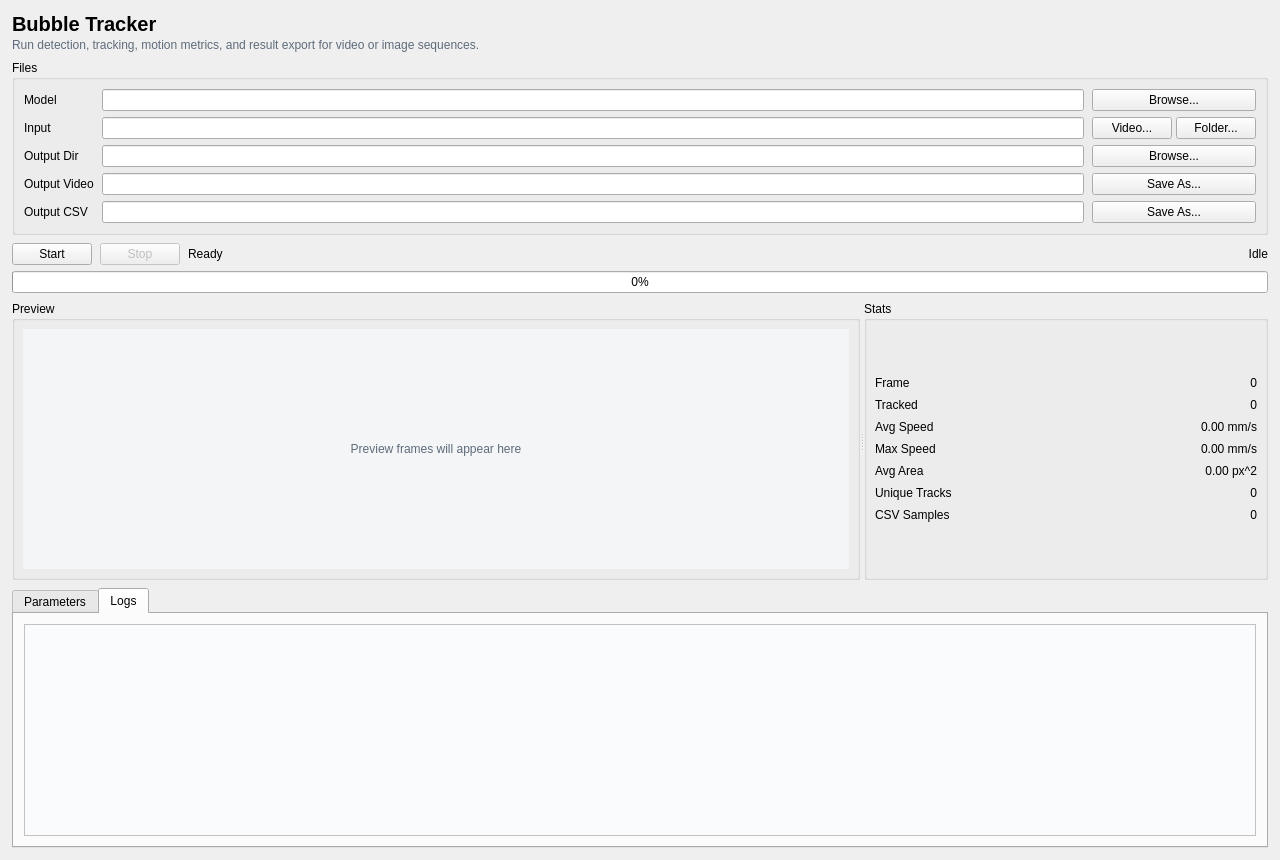
<?xml version="1.0" encoding="UTF-8"?>
<ui version="4.0">
 <class>MainWindow</class>
 <widget class="QMainWindow" name="MainWindow">
  <property name="geometry">
   <rect>
    <x>0</x>
    <y>0</y>
    <width>1280</width>
    <height>860</height>
   </rect>
  </property>
  <property name="minimumSize">
   <size>
    <width>1120</width>
    <height>760</height>
   </size>
  </property>
  <property name="windowTitle">
   <string>Bubble Tracker UI</string>
  </property>
  <widget class="QWidget" name="centralwidget">
   <layout class="QVBoxLayout" name="verticalLayout">
    <property name="spacing">
     <number>8</number>
    </property>
    <property name="leftMargin">
     <number>12</number>
    </property>
    <property name="topMargin">
     <number>12</number>
    </property>
    <property name="rightMargin">
     <number>12</number>
    </property>
    <property name="bottomMargin">
     <number>12</number>
    </property>
    <item>
     <layout class="QVBoxLayout" name="headerLayout">
      <property name="spacing">
       <number>2</number>
      </property>
      <item>
       <widget class="QLabel" name="headerTitle">
        <property name="styleSheet">
         <string notr="true">font-size: 15pt; font-weight: bold;</string>
        </property>
        <property name="text">
         <string>Bubble Tracker</string>
        </property>
       </widget>
      </item>
      <item>
       <widget class="QLabel" name="headerHint">
        <property name="styleSheet">
         <string notr="true">color: #5f6b7a;</string>
        </property>
        <property name="text">
         <string>Run detection, tracking, motion metrics, and result export for video or image sequences.</string>
        </property>
       </widget>
      </item>
     </layout>
    </item>
    <item>
     <widget class="QGroupBox" name="filesGroup">
      <property name="title">
       <string>Files</string>
      </property>
      <layout class="QGridLayout" name="filesGrid">
       <property name="horizontalSpacing">
        <number>8</number>
       </property>
       <property name="verticalSpacing">
        <number>6</number>
       </property>
       <item row="0" column="0">
        <widget class="QLabel" name="modelLabel">
         <property name="text">
          <string>Model</string>
         </property>
         <property name="buddy">
          <cstring>modelEdit</cstring>
         </property>
        </widget>
       </item>
       <item row="0" column="1">
        <widget class="QLineEdit" name="modelEdit"/>
       </item>
       <item row="0" column="2">
        <widget class="QPushButton" name="modelBrowseBtn">
         <property name="text">
          <string>Browse...</string>
         </property>
        </widget>
       </item>
       <item row="1" column="0">
        <widget class="QLabel" name="inputLabel">
         <property name="text">
          <string>Input</string>
         </property>
         <property name="buddy">
          <cstring>inputEdit</cstring>
         </property>
        </widget>
       </item>
       <item row="1" column="1">
        <widget class="QLineEdit" name="inputEdit"/>
       </item>
       <item row="1" column="2">
        <layout class="QHBoxLayout" name="inputButtonsLayout">
         <property name="spacing">
          <number>4</number>
         </property>
         <item>
          <widget class="QPushButton" name="inputFileBtn">
           <property name="text">
            <string>Video...</string>
           </property>
          </widget>
         </item>
         <item>
          <widget class="QPushButton" name="inputFolderBtn">
           <property name="text">
            <string>Folder...</string>
           </property>
          </widget>
         </item>
        </layout>
       </item>
       <item row="2" column="0">
        <widget class="QLabel" name="outputDirLabel">
         <property name="text">
          <string>Output Dir</string>
         </property>
         <property name="buddy">
          <cstring>outputDirEdit</cstring>
         </property>
        </widget>
       </item>
       <item row="2" column="1">
        <widget class="QLineEdit" name="outputDirEdit"/>
       </item>
       <item row="2" column="2">
        <widget class="QPushButton" name="outputDirBrowseBtn">
         <property name="text">
          <string>Browse...</string>
         </property>
        </widget>
       </item>
       <item row="3" column="0">
        <widget class="QLabel" name="outputVideoLabel">
         <property name="text">
          <string>Output Video</string>
         </property>
         <property name="buddy">
          <cstring>outputVideoEdit</cstring>
         </property>
        </widget>
       </item>
       <item row="3" column="1">
        <widget class="QLineEdit" name="outputVideoEdit"/>
       </item>
       <item row="3" column="2">
        <widget class="QPushButton" name="outputVideoSaveBtn">
         <property name="text">
          <string>Save As...</string>
         </property>
        </widget>
       </item>
       <item row="4" column="0">
        <widget class="QLabel" name="outputCsvLabel">
         <property name="text">
          <string>Output CSV</string>
         </property>
         <property name="buddy">
          <cstring>outputCsvEdit</cstring>
         </property>
        </widget>
       </item>
       <item row="4" column="1">
        <widget class="QLineEdit" name="outputCsvEdit"/>
       </item>
       <item row="4" column="2">
        <widget class="QPushButton" name="outputCsvSaveBtn">
         <property name="text">
          <string>Save As...</string>
         </property>
        </widget>
       </item>
      </layout>
     </widget>
    </item>
    <item>
     <layout class="QVBoxLayout" name="actionLayout">
      <property name="spacing">
       <number>6</number>
      </property>
      <item>
       <layout class="QHBoxLayout" name="actionRowLayout">
        <property name="spacing">
         <number>8</number>
        </property>
        <item>
         <widget class="QPushButton" name="startBtn">
          <property name="text">
           <string>Start</string>
          </property>
         </widget>
        </item>
        <item>
         <widget class="QPushButton" name="stopBtn">
          <property name="enabled">
           <bool>false</bool>
          </property>
          <property name="text">
           <string>Stop</string>
          </property>
         </widget>
        </item>
        <item>
         <widget class="QLabel" name="statusLabel">
          <property name="text">
           <string>Ready</string>
          </property>
         </widget>
        </item>
        <item>
         <spacer name="actionSpacer">
          <property name="orientation">
           <enum>Qt::Orientation::Horizontal</enum>
          </property>
          <property name="sizeHint" stdset="0">
           <size>
            <width>40</width>
            <height>20</height>
           </size>
          </property>
         </spacer>
        </item>
        <item>
         <widget class="QLabel" name="progressLabel">
          <property name="text">
           <string>Idle</string>
          </property>
          <property name="alignment">
           <set>Qt::AlignmentFlag::AlignRight|Qt::AlignmentFlag::AlignTrailing|Qt::AlignmentFlag::AlignVCenter</set>
          </property>
         </widget>
        </item>
       </layout>
      </item>
      <item>
       <widget class="QProgressBar" name="progressBar">
        <property name="value">
         <number>0</number>
        </property>
       </widget>
      </item>
     </layout>
    </item>
    <item>
     <widget class="QSplitter" name="centerSplitter">
      <property name="orientation">
       <enum>Qt::Orientation::Horizontal</enum>
      </property>
      <property name="childrenCollapsible">
       <bool>false</bool>
      </property>
      <widget class="QGroupBox" name="previewGroup">
       <property name="title">
        <string>Preview</string>
       </property>
       <layout class="QVBoxLayout" name="previewLayout">
        <property name="leftMargin">
         <number>8</number>
        </property>
        <property name="topMargin">
         <number>8</number>
        </property>
        <property name="rightMargin">
         <number>8</number>
        </property>
        <property name="bottomMargin">
         <number>8</number>
        </property>
        <item>
         <widget class="QLabel" name="previewLabel">
          <property name="minimumSize">
           <size>
            <width>320</width>
            <height>240</height>
           </size>
          </property>
          <property name="styleSheet">
           <string notr="true">background-color: #f3f5f7; color: #5f6b7a;</string>
          </property>
          <property name="text">
           <string>Preview frames will appear here</string>
          </property>
          <property name="scaledContents">
           <bool>false</bool>
          </property>
          <property name="alignment">
           <set>Qt::AlignmentFlag::AlignCenter</set>
          </property>
         </widget>
        </item>
       </layout>
      </widget>
      <widget class="QGroupBox" name="statsGroup">
       <property name="title">
        <string>Stats</string>
       </property>
       <layout class="QFormLayout" name="statsForm">
        <property name="labelAlignment">
         <set>Qt::AlignmentFlag::AlignLeading|Qt::AlignmentFlag::AlignLeft|Qt::AlignmentFlag::AlignVCenter</set>
        </property>
        <property name="formAlignment">
         <set>Qt::AlignmentFlag::AlignRight|Qt::AlignmentFlag::AlignTrailing|Qt::AlignmentFlag::AlignVCenter</set>
        </property>
        <property name="horizontalSpacing">
         <number>8</number>
        </property>
        <property name="verticalSpacing">
         <number>8</number>
        </property>
        <property name="leftMargin">
         <number>8</number>
        </property>
        <property name="topMargin">
         <number>8</number>
        </property>
        <property name="rightMargin">
         <number>8</number>
        </property>
        <property name="bottomMargin">
         <number>8</number>
        </property>
        <item row="0" column="0">
         <widget class="QLabel" name="frameLabel">
          <property name="text">
           <string>Frame</string>
          </property>
         </widget>
        </item>
        <item row="0" column="1">
         <widget class="QLabel" name="frameValue">
          <property name="text">
           <string>0</string>
          </property>
          <property name="alignment">
           <set>Qt::AlignmentFlag::AlignRight|Qt::AlignmentFlag::AlignTrailing|Qt::AlignmentFlag::AlignVCenter</set>
          </property>
         </widget>
        </item>
        <item row="1" column="0">
         <widget class="QLabel" name="trackedLabel">
          <property name="text">
           <string>Tracked</string>
          </property>
         </widget>
        </item>
        <item row="1" column="1">
         <widget class="QLabel" name="trackedValue">
          <property name="text">
           <string>0</string>
          </property>
          <property name="alignment">
           <set>Qt::AlignmentFlag::AlignRight|Qt::AlignmentFlag::AlignTrailing|Qt::AlignmentFlag::AlignVCenter</set>
          </property>
         </widget>
        </item>
        <item row="2" column="0">
         <widget class="QLabel" name="avgSpeedLabel">
          <property name="text">
           <string>Avg Speed</string>
          </property>
         </widget>
        </item>
        <item row="2" column="1">
         <widget class="QLabel" name="avgSpeedValue">
          <property name="text">
           <string>0.00 mm/s</string>
          </property>
          <property name="alignment">
           <set>Qt::AlignmentFlag::AlignRight|Qt::AlignmentFlag::AlignTrailing|Qt::AlignmentFlag::AlignVCenter</set>
          </property>
         </widget>
        </item>
        <item row="3" column="0">
         <widget class="QLabel" name="maxSpeedLabel">
          <property name="text">
           <string>Max Speed</string>
          </property>
         </widget>
        </item>
        <item row="3" column="1">
         <widget class="QLabel" name="maxSpeedValue">
          <property name="text">
           <string>0.00 mm/s</string>
          </property>
          <property name="alignment">
           <set>Qt::AlignmentFlag::AlignRight|Qt::AlignmentFlag::AlignTrailing|Qt::AlignmentFlag::AlignVCenter</set>
          </property>
         </widget>
        </item>
        <item row="4" column="0">
         <widget class="QLabel" name="avgAreaLabel">
          <property name="text">
           <string>Avg Area</string>
          </property>
         </widget>
        </item>
        <item row="4" column="1">
         <widget class="QLabel" name="avgAreaValue">
          <property name="text">
           <string>0.00 px^2</string>
          </property>
          <property name="alignment">
           <set>Qt::AlignmentFlag::AlignRight|Qt::AlignmentFlag::AlignTrailing|Qt::AlignmentFlag::AlignVCenter</set>
          </property>
         </widget>
        </item>
        <item row="5" column="0">
         <widget class="QLabel" name="uniqueTracksLabel">
          <property name="text">
           <string>Unique Tracks</string>
          </property>
         </widget>
        </item>
        <item row="5" column="1">
         <widget class="QLabel" name="uniqueTracksValue">
          <property name="text">
           <string>0</string>
          </property>
          <property name="alignment">
           <set>Qt::AlignmentFlag::AlignRight|Qt::AlignmentFlag::AlignTrailing|Qt::AlignmentFlag::AlignVCenter</set>
          </property>
         </widget>
        </item>
        <item row="6" column="0">
         <widget class="QLabel" name="csvSamplesLabel">
          <property name="text">
           <string>CSV Samples</string>
          </property>
         </widget>
        </item>
        <item row="6" column="1">
         <widget class="QLabel" name="csvSamplesValue">
          <property name="text">
           <string>0</string>
          </property>
          <property name="alignment">
           <set>Qt::AlignmentFlag::AlignRight|Qt::AlignmentFlag::AlignTrailing|Qt::AlignmentFlag::AlignVCenter</set>
          </property>
         </widget>
        </item>
       </layout>
      </widget>
     </widget>
    </item>
    <item>
     <widget class="QTabWidget" name="tabWidget">
      <property name="currentIndex">
       <number>1</number>
      </property>
      <widget class="QWidget" name="paramsTab">
       <attribute name="title">
        <string>Parameters</string>
       </attribute>
       <layout class="QVBoxLayout" name="paramsTabLayout">
        <property name="leftMargin">
         <number>0</number>
        </property>
        <property name="topMargin">
         <number>0</number>
        </property>
        <property name="rightMargin">
         <number>0</number>
        </property>
        <property name="bottomMargin">
         <number>0</number>
        </property>
        <item>
         <widget class="QScrollArea" name="paramsScrollArea">
          <property name="frameShape">
           <enum>QFrame::Shape::NoFrame</enum>
          </property>
          <property name="widgetResizable">
           <bool>true</bool>
          </property>
          <widget class="QWidget" name="paramsScrollWidget">
           <property name="geometry">
            <rect>
             <x>0</x>
             <y>0</y>
             <width>1238</width>
             <height>372</height>
            </rect>
           </property>
           <layout class="QHBoxLayout" name="paramsColumnsLayout">
            <property name="spacing">
             <number>12</number>
            </property>
            <property name="leftMargin">
             <number>10</number>
            </property>
            <property name="topMargin">
             <number>10</number>
            </property>
            <property name="rightMargin">
             <number>10</number>
            </property>
            <property name="bottomMargin">
             <number>10</number>
            </property>
            <item>
             <widget class="QGroupBox" name="detectionGroup">
              <property name="title">
               <string>Detection</string>
              </property>
              <layout class="QFormLayout" name="detectionForm">
               <property name="labelAlignment">
                <set>Qt::AlignmentFlag::AlignLeading|Qt::AlignmentFlag::AlignLeft|Qt::AlignmentFlag::AlignVCenter</set>
               </property>
               <property name="horizontalSpacing">
                <number>10</number>
               </property>
               <property name="verticalSpacing">
                <number>8</number>
               </property>
               <item row="0" column="0">
                <widget class="QLabel" name="trackerLabel">
                 <property name="text">
                  <string>Tracker</string>
                 </property>
                 <property name="buddy">
                  <cstring>trackerCombo</cstring>
                 </property>
                </widget>
               </item>
               <item row="0" column="1">
                <widget class="QComboBox" name="trackerCombo">
                 <property name="sizePolicy">
                  <sizepolicy hsizetype="Expanding" vsizetype="Fixed">
                   <horstretch>0</horstretch>
                   <verstretch>0</verstretch>
                  </sizepolicy>
                 </property>
                 <item>
                  <property name="text">
                   <string>botsort</string>
                  </property>
                 </item>
                 <item>
                  <property name="text">
                   <string>bytetrack</string>
                  </property>
                 </item>
                </widget>
               </item>
               <item row="1" column="0">
                <widget class="QLabel" name="deviceLabel">
                 <property name="text">
                  <string>Device</string>
                 </property>
                 <property name="buddy">
                  <cstring>deviceCombo</cstring>
                 </property>
                </widget>
               </item>
               <item row="1" column="1">
                <widget class="QComboBox" name="deviceCombo">
                 <property name="sizePolicy">
                  <sizepolicy hsizetype="Expanding" vsizetype="Fixed">
                   <horstretch>0</horstretch>
                   <verstretch>0</verstretch>
                  </sizepolicy>
                 </property>
                 <item>
                  <property name="text">
                   <string>auto</string>
                  </property>
                 </item>
                 <item>
                  <property name="text">
                   <string>cpu</string>
                  </property>
                 </item>
                 <item>
                  <property name="text">
                   <string>cuda:0</string>
                  </property>
                 </item>
                </widget>
               </item>
               <item row="2" column="0">
                <widget class="QLabel" name="confidenceLabel">
                 <property name="text">
                  <string>Confidence</string>
                 </property>
                 <property name="buddy">
                  <cstring>confidenceSpin</cstring>
                 </property>
                </widget>
               </item>
               <item row="2" column="1">
                <widget class="QDoubleSpinBox" name="confidenceSpin">
                 <property name="decimals">
                  <number>2</number>
                 </property>
                 <property name="minimum">
                  <double>0.010000000000000</double>
                 </property>
                 <property name="maximum">
                  <double>1.000000000000000</double>
                 </property>
                 <property name="singleStep">
                  <double>0.050000000000000</double>
                 </property>
                 <property name="value">
                  <double>0.100000000000000</double>
                 </property>
                </widget>
               </item>
               <item row="3" column="0">
                <widget class="QLabel" name="nmsIouLabel">
                 <property name="text">
                  <string>NMS IoU</string>
                 </property>
                 <property name="buddy">
                  <cstring>nmsIouSpin</cstring>
                 </property>
                </widget>
               </item>
               <item row="3" column="1">
                <widget class="QDoubleSpinBox" name="nmsIouSpin">
                 <property name="decimals">
                  <number>2</number>
                 </property>
                 <property name="minimum">
                  <double>0.010000000000000</double>
                 </property>
                 <property name="maximum">
                  <double>1.000000000000000</double>
                 </property>
                 <property name="singleStep">
                  <double>0.050000000000000</double>
                 </property>
                 <property name="value">
                  <double>0.450000000000000</double>
                 </property>
                </widget>
               </item>
               <item row="4" column="0">
                <widget class="QLabel" name="maskMatchIouLabel">
                 <property name="text">
                  <string>Mask Match IoU</string>
                 </property>
                 <property name="buddy">
                  <cstring>maskMatchIouSpin</cstring>
                 </property>
                </widget>
               </item>
               <item row="4" column="1">
                <widget class="QDoubleSpinBox" name="maskMatchIouSpin">
                 <property name="decimals">
                  <number>2</number>
                 </property>
                 <property name="minimum">
                  <double>0.010000000000000</double>
                 </property>
                 <property name="maximum">
                  <double>1.000000000000000</double>
                 </property>
                 <property name="singleStep">
                  <double>0.050000000000000</double>
                 </property>
                 <property name="value">
                  <double>0.100000000000000</double>
                 </property>
                </widget>
               </item>
               <item row="5" column="0">
                <widget class="QLabel" name="matchThreshLabel">
                 <property name="text">
                  <string>Match Thresh</string>
                 </property>
                 <property name="buddy">
                  <cstring>matchThreshSpin</cstring>
                 </property>
                </widget>
               </item>
               <item row="5" column="1">
                <widget class="QDoubleSpinBox" name="matchThreshSpin">
                 <property name="decimals">
                  <number>2</number>
                 </property>
                 <property name="minimum">
                  <double>0.010000000000000</double>
                 </property>
                 <property name="maximum">
                  <double>1.000000000000000</double>
                 </property>
                 <property name="singleStep">
                  <double>0.050000000000000</double>
                 </property>
                 <property name="value">
                  <double>0.800000000000000</double>
                 </property>
                </widget>
               </item>
               <item row="6" column="0">
                <widget class="QLabel" name="inputWidthLabel">
                 <property name="text">
                  <string>Input Width</string>
                 </property>
                 <property name="buddy">
                  <cstring>inputWidthSpin</cstring>
                 </property>
                </widget>
               </item>
               <item row="6" column="1">
                <widget class="QSpinBox" name="inputWidthSpin">
                 <property name="minimum">
                  <number>32</number>
                 </property>
                 <property name="maximum">
                  <number>4096</number>
                 </property>
                 <property name="singleStep">
                  <number>32</number>
                 </property>
                 <property name="value">
                  <number>640</number>
                 </property>
                </widget>
               </item>
               <item row="7" column="0">
                <widget class="QLabel" name="inputHeightLabel">
                 <property name="text">
                  <string>Input Height</string>
                 </property>
                 <property name="buddy">
                  <cstring>inputHeightSpin</cstring>
                 </property>
                </widget>
               </item>
               <item row="7" column="1">
                <widget class="QSpinBox" name="inputHeightSpin">
                 <property name="minimum">
                  <number>32</number>
                 </property>
                 <property name="maximum">
                  <number>4096</number>
                 </property>
                 <property name="singleStep">
                  <number>32</number>
                 </property>
                 <property name="value">
                  <number>640</number>
                 </property>
                </widget>
               </item>
              </layout>
             </widget>
            </item>
            <item>
             <widget class="QGroupBox" name="motionGroup">
              <property name="title">
               <string>Motion</string>
              </property>
              <layout class="QVBoxLayout" name="motionLayout">
               <property name="spacing">
                <number>0</number>
               </property>
               <item>
                <layout class="QFormLayout" name="motionForm">
                 <property name="labelAlignment">
                  <set>Qt::AlignmentFlag::AlignLeading|Qt::AlignmentFlag::AlignLeft|Qt::AlignmentFlag::AlignVCenter</set>
                 </property>
                 <property name="horizontalSpacing">
                  <number>10</number>
                 </property>
                 <property name="verticalSpacing">
                  <number>8</number>
                 </property>
                 <item row="0" column="0">
                  <widget class="QLabel" name="fpsLabel">
                   <property name="text">
                    <string>FPS</string>
                   </property>
                   <property name="buddy">
                    <cstring>fpsSpin</cstring>
                   </property>
                  </widget>
                 </item>
                 <item row="0" column="1">
                  <widget class="QDoubleSpinBox" name="fpsSpin">
                   <property name="decimals">
                    <number>3</number>
                   </property>
                   <property name="minimum">
                    <double>0.001000000000000</double>
                   </property>
                   <property name="maximum">
                    <double>9999.000000000000000</double>
                   </property>
                   <property name="singleStep">
                    <double>1.000000000000000</double>
                   </property>
                   <property name="value">
                    <double>30.000000000000000</double>
                   </property>
                  </widget>
                 </item>
                 <item row="1" column="0">
                  <widget class="QLabel" name="pixelScaleLabel">
                   <property name="text">
                    <string>Pixel Scale</string>
                   </property>
                   <property name="buddy">
                    <cstring>pixelScaleSpin</cstring>
                   </property>
                  </widget>
                 </item>
                 <item row="1" column="1">
                  <widget class="QDoubleSpinBox" name="pixelScaleSpin">
                   <property name="decimals">
                    <number>4</number>
                   </property>
                   <property name="minimum">
                    <double>0.000100000000000</double>
                   </property>
                   <property name="maximum">
                    <double>999999.000000000000000</double>
                   </property>
                   <property name="singleStep">
                    <double>0.100000000000000</double>
                   </property>
                   <property name="value">
                    <double>1.000000000000000</double>
                   </property>
                  </widget>
                 </item>
                 <item row="2" column="0">
                  <widget class="QLabel" name="distanceUnitLabel">
                   <property name="text">
                    <string>Distance Unit</string>
                   </property>
                   <property name="buddy">
                    <cstring>distanceUnitEdit</cstring>
                   </property>
                  </widget>
                 </item>
                 <item row="2" column="1">
                  <widget class="QLineEdit" name="distanceUnitEdit">
                   <property name="text">
                    <string>mm</string>
                   </property>
                  </widget>
                 </item>
                 <item row="3" column="0">
                  <widget class="QLabel" name="speedGapLabel">
                   <property name="text">
                    <string>Speed Frame Gap</string>
                   </property>
                   <property name="buddy">
                    <cstring>speedGapSpin</cstring>
                   </property>
                  </widget>
                 </item>
                 <item row="3" column="1">
                  <widget class="QSpinBox" name="speedGapSpin">
                   <property name="minimum">
                    <number>1</number>
                   </property>
                   <property name="maximum">
                    <number>9999</number>
                   </property>
                   <property name="value">
                    <number>1</number>
                   </property>
                  </widget>
                 </item>
                 <item row="4" column="0">
                  <widget class="QLabel" name="minTrackFramesLabel">
                   <property name="text">
                    <string>Min Track Frames</string>
                   </property>
                   <property name="buddy">
                    <cstring>minTrackFramesSpin</cstring>
                   </property>
                  </widget>
                 </item>
                 <item row="4" column="1">
                  <widget class="QSpinBox" name="minTrackFramesSpin">
                   <property name="minimum">
                    <number>1</number>
                   </property>
                   <property name="maximum">
                    <number>9999</number>
                   </property>
                   <property name="value">
                    <number>5</number>
                   </property>
                  </widget>
                 </item>
                 <item row="5" column="0">
                  <widget class="QLabel" name="maxTurnAngleLabel">
                   <property name="text">
                    <string>Max Turn Angle</string>
                   </property>
                   <property name="buddy">
                    <cstring>maxTurnAngleSpin</cstring>
                   </property>
                  </widget>
                 </item>
                 <item row="5" column="1">
                  <widget class="QDoubleSpinBox" name="maxTurnAngleSpin">
                   <property name="decimals">
                    <number>1</number>
                   </property>
                   <property name="minimum">
                    <double>0.100000000000000</double>
                   </property>
                   <property name="maximum">
                    <double>180.000000000000000</double>
                   </property>
                   <property name="singleStep">
                    <double>5.000000000000000</double>
                   </property>
                   <property name="value">
                    <double>120.000000000000000</double>
                   </property>
                  </widget>
                 </item>
                 <item row="6" column="0">
                  <widget class="QLabel" name="edgeMarginLabel">
                   <property name="text">
                    <string>Edge Margin (px)</string>
                   </property>
                   <property name="buddy">
                    <cstring>edgeMarginSpin</cstring>
                   </property>
                  </widget>
                 </item>
                 <item row="6" column="1">
                  <widget class="QDoubleSpinBox" name="edgeMarginSpin">
                   <property name="decimals">
                    <number>1</number>
                   </property>
                   <property name="minimum">
                    <double>0.000000000000000</double>
                   </property>
                   <property name="maximum">
                    <double>99999.000000000000000</double>
                   </property>
                   <property name="singleStep">
                    <double>1.000000000000000</double>
                   </property>
                   <property name="value">
                    <double>0.000000000000000</double>
                   </property>
                  </widget>
                 </item>
                 <item row="7" column="0">
                  <widget class="QLabel" name="trailLengthLabel">
                   <property name="text">
                    <string>Trail Length</string>
                   </property>
                   <property name="buddy">
                    <cstring>trailLengthSpin</cstring>
                   </property>
                  </widget>
                 </item>
                 <item row="7" column="1">
                  <widget class="QSpinBox" name="trailLengthSpin">
                   <property name="minimum">
                    <number>2</number>
                   </property>
                   <property name="maximum">
                    <number>9999</number>
                   </property>
                   <property name="value">
                    <number>24</number>
                   </property>
                  </widget>
                 </item>
                 <item row="8" column="0">
                  <widget class="QLabel" name="previewStrideLabel">
                   <property name="text">
                    <string>Preview Stride</string>
                   </property>
                   <property name="buddy">
                    <cstring>previewStrideSpin</cstring>
                   </property>
                  </widget>
                 </item>
                 <item row="8" column="1">
                  <widget class="QSpinBox" name="previewStrideSpin">
                   <property name="minimum">
                    <number>1</number>
                   </property>
                   <property name="maximum">
                    <number>9999</number>
                   </property>
                   <property name="value">
                    <number>5</number>
                   </property>
                  </widget>
                 </item>
                 <item row="9" column="0">
                  <widget class="QLabel" name="maxHistoryGapLabel">
                   <property name="text">
                    <string>Max History Gap</string>
                   </property>
                   <property name="buddy">
                    <cstring>maxHistoryGapSpin</cstring>
                   </property>
                  </widget>
                 </item>
                 <item row="9" column="1">
                  <widget class="QSpinBox" name="maxHistoryGapSpin">
                   <property name="minimum">
                    <number>1</number>
                   </property>
                   <property name="maximum">
                    <number>9999</number>
                   </property>
                   <property name="value">
                    <number>10</number>
                   </property>
                  </widget>
                 </item>
                </layout>
               </item>
               <item>
                <widget class="QCheckBox" name="showSpeedTextCheck">
                 <property name="text">
                  <string>Show speed labels</string>
                 </property>
                </widget>
               </item>
              </layout>
             </widget>
            </item>
           </layout>
          </widget>
         </widget>
        </item>
       </layout>
      </widget>
      <widget class="QWidget" name="logsTab">
       <attribute name="title">
        <string>Logs</string>
       </attribute>
       <layout class="QVBoxLayout" name="logsTabLayout">
        <property name="leftMargin">
         <number>10</number>
        </property>
        <property name="topMargin">
         <number>10</number>
        </property>
        <property name="rightMargin">
         <number>10</number>
        </property>
        <property name="bottomMargin">
         <number>10</number>
        </property>
        <item>
         <widget class="QTextEdit" name="logsText">
          <property name="styleSheet">
           <string notr="true">background-color: #fafbfc;</string>
          </property>
          <property name="readOnly">
           <bool>true</bool>
          </property>
         </widget>
        </item>
       </layout>
      </widget>
     </widget>
    </item>
   </layout>
  </widget>
 </widget>
 <tabstops>
  <tabstop>modelEdit</tabstop>
  <tabstop>modelBrowseBtn</tabstop>
  <tabstop>inputEdit</tabstop>
  <tabstop>inputFileBtn</tabstop>
  <tabstop>inputFolderBtn</tabstop>
  <tabstop>outputDirEdit</tabstop>
  <tabstop>outputDirBrowseBtn</tabstop>
  <tabstop>outputVideoEdit</tabstop>
  <tabstop>outputVideoSaveBtn</tabstop>
  <tabstop>outputCsvEdit</tabstop>
  <tabstop>outputCsvSaveBtn</tabstop>
  <tabstop>startBtn</tabstop>
  <tabstop>stopBtn</tabstop>
  <tabstop>progressBar</tabstop>
  <tabstop>centerSplitter</tabstop>
  <tabstop>tabWidget</tabstop>
  <tabstop>paramsScrollArea</tabstop>
  <tabstop>trackerCombo</tabstop>
  <tabstop>deviceCombo</tabstop>
  <tabstop>confidenceSpin</tabstop>
  <tabstop>nmsIouSpin</tabstop>
  <tabstop>maskMatchIouSpin</tabstop>
  <tabstop>matchThreshSpin</tabstop>
  <tabstop>inputWidthSpin</tabstop>
  <tabstop>inputHeightSpin</tabstop>
  <tabstop>fpsSpin</tabstop>
  <tabstop>pixelScaleSpin</tabstop>
  <tabstop>distanceUnitEdit</tabstop>
  <tabstop>speedGapSpin</tabstop>
  <tabstop>minTrackFramesSpin</tabstop>
  <tabstop>maxTurnAngleSpin</tabstop>
  <tabstop>edgeMarginSpin</tabstop>
  <tabstop>trailLengthSpin</tabstop>
  <tabstop>maxHistoryGapSpin</tabstop>
  <tabstop>previewStrideSpin</tabstop>
  <tabstop>showSpeedTextCheck</tabstop>
  <tabstop>logsText</tabstop>
 </tabstops>
 <resources/>
 <connections/>
</ui>
